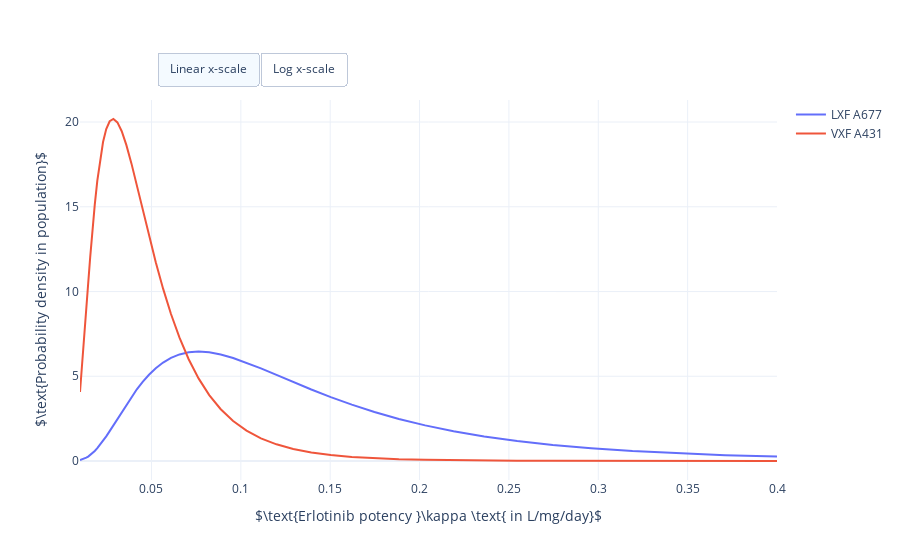

Notebook code for this chart:
### Markdown cell above
The in [1] inferred model parameters $(\theta _{\psi}, \theta _V)$ were taken from Table 1, p. 3117 [1]. Here the estimates are reported in tuples of (estimate, RSE, Var, RSE), which refer to the estimate of the population mean and the population standard deviation of the log-normal distribution (Var for interindividual variability). The RSEs encode for the relative standard error in percent of the estimates. Note that the estimate of the population mean refers to the estimate of $\psi _i$ in linear scale. In other words the estimate corresponds to $\exp \mu _i$ in our notation. The interindividual variability Var corresponds to the log-scale standard deviation $\sigma _i$. For more details on the Monolix's conventions please have a look at its [documentation](http://monolix.lixoft.com/data-and-models/individualdistribution/).

The relative standard error (RSE) computed in Monolix was translated back into standard deviations by multiplying by the estimate. The reported interindividual variability was interpreted as the standard deviation $\sigma _i$ of the log-normally distributed parameters $\psi$.

### Code cell
#
# Illustration of Erlotinib's potency population distribution for LXF A677 mice assuming estimate for population mean and standard deviation in [1] were exact.
#

import numpy as np
import plotly.graph_objects as go
from scipy.stats import lognorm


# Estimates for mean and s.d. kappa from Table 1, LXF A677
mean = 0.117  # in "log(L/mg/day)"
sd = 0.654  # in "log(L/mg/day)"

# Get 1st and 99th percentile
start = -2  
end = np.log10(0.4)

# Trace out probability density
lxf_kappa = np.logspace(start=start, stop=end)
lxf_pdf = lognorm.pdf(lxf_kappa, scale=mean, s=sd)

# Estimates for mean and s.d. kappa from Table 1, LXF A677
mean = 0.0401  # in "log(L/mg/day)"
sd = 0.585  # in "log(L/mg/day)"

# Get 1st and 99th percentile
start = -2  
end = np.log10(0.4)

# Trace out probability density
vxf_kappa = np.logspace(start=start, stop=end)
vxf_pdf = lognorm.pdf(vxf_kappa, scale=mean, s=sd)  # log(x/mean) = log(x) - log(mean)

# Create figure
fig = go.Figure()

# Plot dsitribution of kappa for LXF A677
fig.add_trace(go.Scatter(
    x=lxf_kappa,
    y=lxf_pdf,
    name='LXF A677',
    hovertemplate=
        "Potency of Erlotinib: %{x:.02f} L/mg/day<br>" +
        "Probability density in population: %{y:.02f}<br>" +
        "<extra></extra>",
    mode="lines",
))

# Plot distribution of kappa for VXF A431
fig.add_trace(go.Scatter(
    x=vxf_kappa,
    y=vxf_pdf,
    name='VXF A431',
    hovertemplate=
        "Potency of Erlotinib: %{x:.02f} L/mg/day<br>" +
        "Probability density in population: %{y:.02f}<br>" +
        "<extra></extra>",
    mode="lines",
))

# Set X, Y axis and figure size
fig.update_layout(
    autosize=True,
    xaxis_title=r'$\text{Erlotinib potency }\kappa \text{ in L/mg/day}$',
    yaxis_title=r'$\text{Probability density in population}$',
    template="plotly_white")

# Add switch between linear and log y-scale
fig.update_layout(
    updatemenus=[
        dict(
            type = "buttons",
            direction = "left",
            buttons=list([
                dict(
                    args=[{"xaxis.type": "linear"}],
                    label="Linear x-scale",
                    method="relayout"
                ),
                dict(
                    args=[{"xaxis.type": "log"}],
                    label="Log x-scale",
                    method="relayout"
                )
            ]),
            pad={"r": 0, "t": -10},
            showactive=True,
            x=0.11,
            xanchor="left",
            y=1.1,
            yanchor="top"
        ),
    ]
)

# Show figure
fig.show()

### Figure 1 — Plotly figure (JSON) as saved in the notebook; plotly's stock layout.template omitted (floating-point values rounded to 4 significant figures)
{"data": [{"hovertemplate": "Potency of Erlotinib: %{x:.02f} L/mg/day<br>Probability density in population: %{y:.02f}<br><extra></extra>", "mode": "lines", "name": "LXF A677", "type": "scatter", "x": [0.01, 0.01078, 0.01162, 0.01253, 0.01351, 0.01457, 0.01571, 0.01694, 0.01826, 0.01969, 0.02123, 0.02289, 0.02468, 0.02661, 0.02869, 0.03093, 0.03335, 0.03596, 0.03877, 0.0418, 0.04507, 0.0486, 0.0524, 0.05649, 0.06091, 0.06567, 0.07081, 0.07634, 0.08231, 0.08875, 0.09569, 0.1032, 0.1112, 0.1199, 0.1293, 0.1394, 0.1503, 0.1621, 0.1747, 0.1884, 0.2031, 0.219, 0.2362, 0.2546, 0.2745, 0.296, 0.3191, 0.3441, 0.371, 0.4], "y": [0.05176, 0.07353, 0.1031, 0.1426, 0.1947, 0.2622, 0.3486, 0.4574, 0.5921, 0.7565, 0.9538, 1.187, 1.457, 1.766, 2.111, 2.491, 2.901, 3.333, 3.78, 4.23, 4.671, 5.091, 5.475, 5.811, 6.086, 6.29, 6.415, 6.457, 6.413, 6.286, 6.081, 5.804, 5.468, 5.083, 4.662, 4.221, 3.771, 3.324, 2.892, 2.483, 2.104, 1.759, 1.451, 1.182, 0.9494, 0.7528, 0.5891, 0.4549, 0.3466, 0.2607]}, {"hovertemplate": "Potency of Erlotinib: %{x:.02f} L/mg/day<br>Probability density in population: %{y:.02f}<br><extra></extra>", "mode": "lines", "name": "VXF A431", "type": "scatter", "x": [0.01, 0.01078, 0.01162, 0.01253, 0.01351, 0.01457, 0.01571, 0.01694, 0.01826, 0.01969, 0.02123, 0.02289, 0.02468, 0.02661, 0.02869, 0.03093, 0.03335, 0.03596, 0.03877, 0.0418, 0.04507, 0.0486, 0.0524, 0.05649, 0.06091, 0.06567, 0.07081, 0.07634, 0.08231, 0.08875, 0.09569, 0.1032, 0.1112, 0.1199, 0.1293, 0.1394, 0.1503, 0.1621, 0.1747, 0.1884, 0.2031, 0.219, 0.2362, 0.2546, 0.2745, 0.296, 0.3191, 0.3441, 0.371, 0.4], "y": [4.073, 5.085, 6.245, 7.543, 8.961, 10.47, 12.03, 13.6, 15.12, 16.54, 17.79, 18.82, 19.58, 20.04, 20.18, 19.98, 19.46, 18.64, 17.56, 16.27, 14.83, 13.3, 11.72, 10.17, 8.674, 7.277, 6.006, 4.875, 3.892, 3.056, 2.36, 1.793, 1.34, 0.9846, 0.7117, 0.506, 0.3538, 0.2434, 0.1646, 0.1096, 0.0717, 0.04615, 0.02922, 0.0182, 0.01115, 0.006715, 0.003979, 0.002319, 0.00133, 0.0007496]}], "layout": {"autosize": true, "updatemenus": [{"buttons": [{"args": [{"xaxis.type": "linear"}], "label": "Linear x-scale", "method": "relayout"}, {"args": [{"xaxis.type": "log"}], "label": "Log x-scale", "method": "relayout"}], "direction": "left", "pad": {"r": 0, "t": -10}, "showactive": true, "type": "buttons", "x": 0.11, "xanchor": "left", "y": 1.1, "yanchor": "top"}], "xaxis": {"title": {"text": "$\\text{Erlotinib potency }\\kappa \\text{ in L/mg/day}$"}}, "yaxis": {"title": {"text": "$\\text{Probability density in population}$"}}}}
